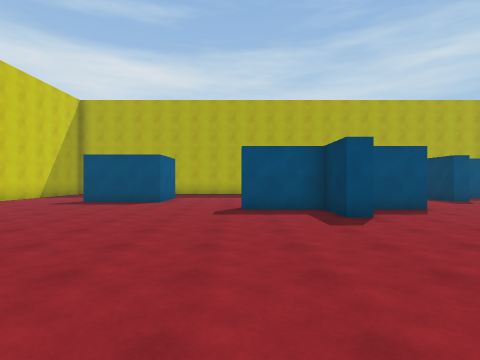
view 1 (above)

16 first-person views from a walk through a 3-D level made in the Unity game engine. The camera is 1.5 m above the floor, looks level and sees 80° across. The floor is counted in squares, 2 m on a side. Each view is taken from the middle of a square. On the plan, view 1 faces up. The plan holds only what a view shows up to about 10 squares ahead; the rest is blank.

view 2
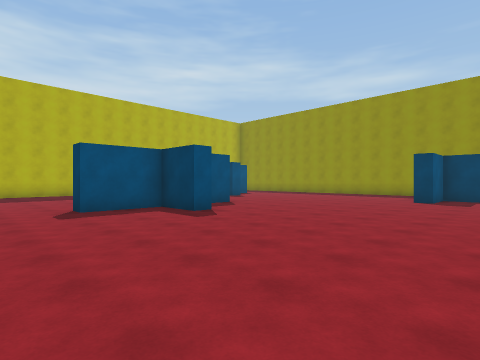

view 3
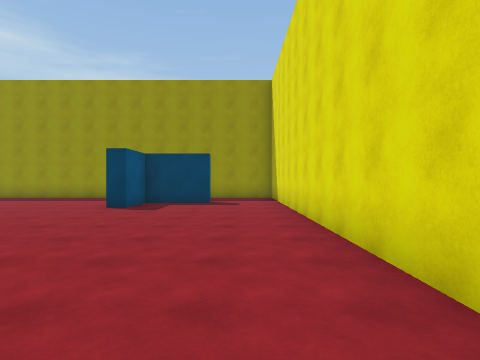

view 4
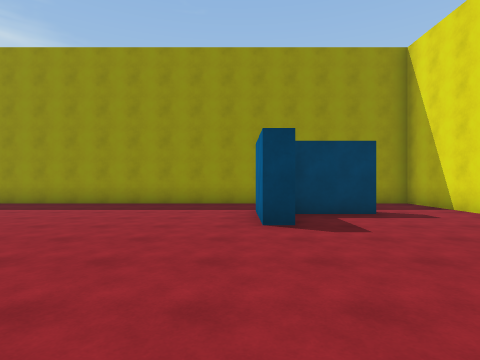

view 5
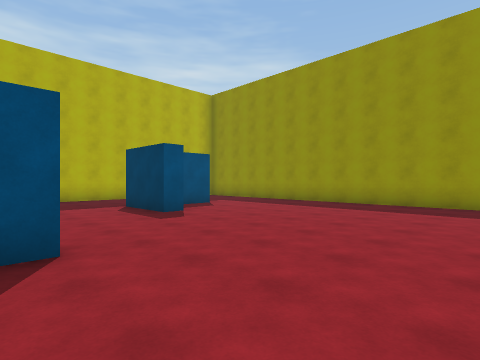

view 6
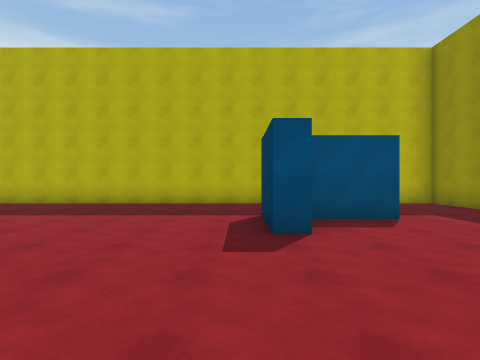

view 7
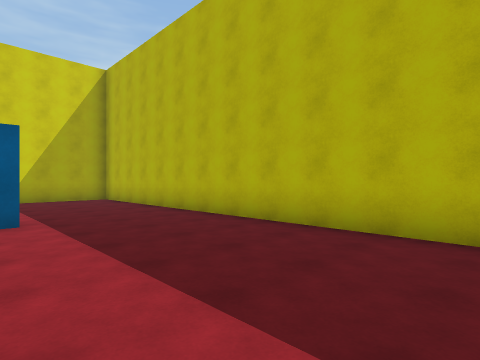

view 8
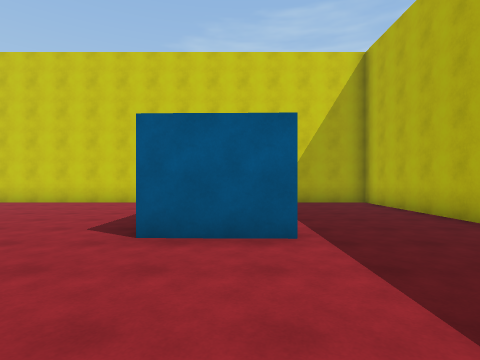

view 9
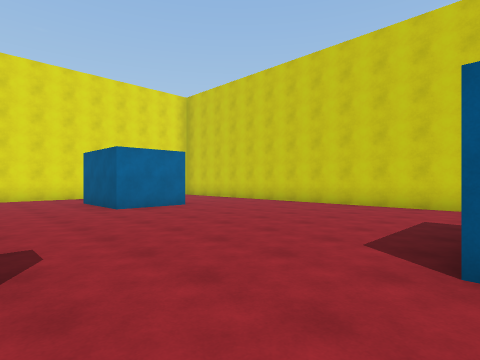

view 10
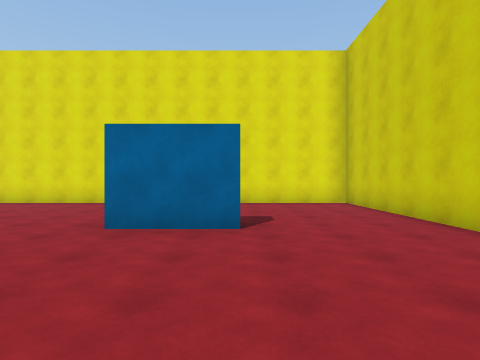

view 11
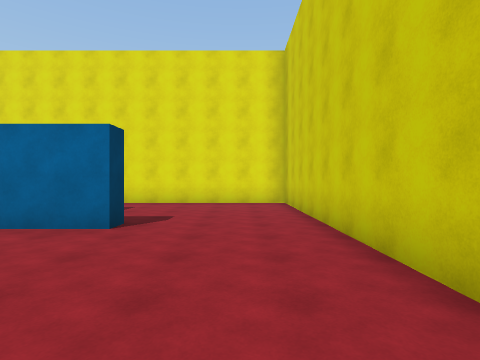

view 12
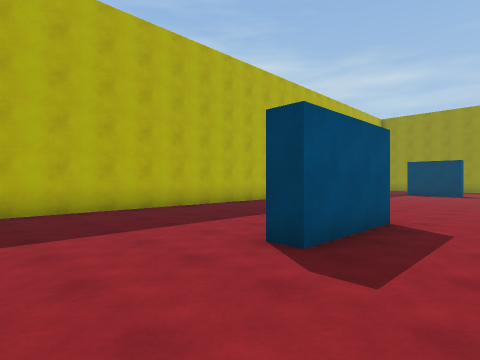

view 13
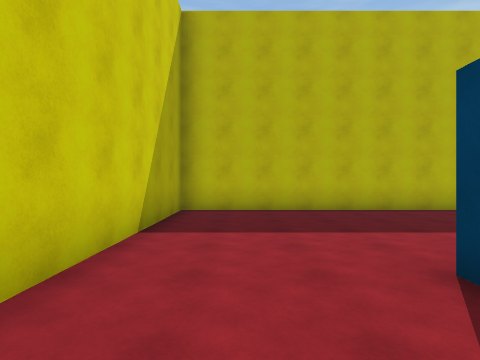

view 14
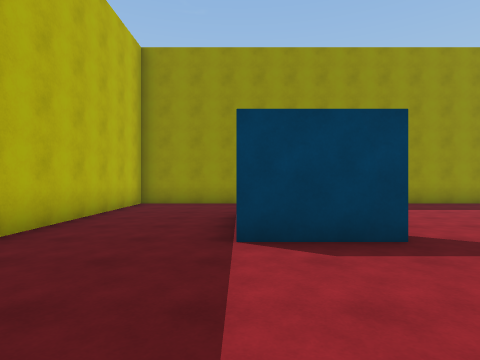

view 15
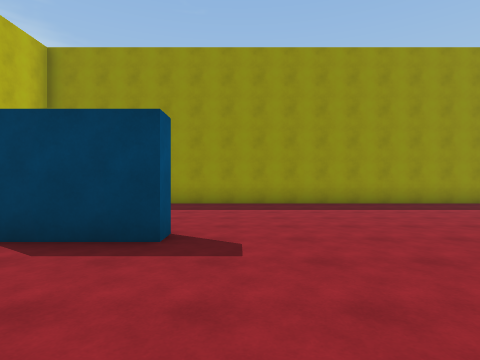

view 16
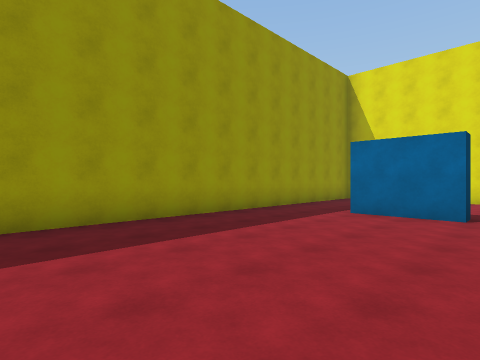

### Floor plan
Points are (right, up) in squares from view 1. A wall is a line through its corners. A room is listed if a view was taken in it or the views show most of it. See-through windows are left out.
Room 1 (views 1, 2, 3, 4, 5, 6, 7, 8, 9, 10, 11, 12, 13, 14, 15, 16)
walls: (2.8, 5.7) (2.1, 5.7) (2.1, 7.2) (0.1, 7.2) (0.1, 7.9); (4.8, 7.2) (3.4, 7.2); (8, 10) (7.5, 10) (7.5, 12.1); (-2.7, 11.7) (-2.7, 9.7) (-5.3, 9.7) (-5.3, 10.3); (-5, 2) (-5, 2.6) (-2.8, 2.6) (-2.9, 0.1); (10.1, 11.5) (8.4, 11.5); (10.3, 0) (10.3, 2.1) (8.7, 2.1) (8.7, 2.6) (10.9, 2.6); (13.1, -2.3) (13.1, 15.2) (-8.5, 15.2) (-8.5, -2.3) (13.1, -2.3)

Where each view was taken, in squares from view 1:
view 1: 0 up, 0 right, facing up
view 2: 0 up, 2 left, facing up-right
view 3: 1 down, 1 right, facing right
view 4: 3 up, 4 right, facing right
view 5: 4 up, 4 right, facing up-right
view 6: 6 up, 7 right, facing up
view 7: 11 up, 3 right, facing up-left
view 8: 11 up, 1 right, facing left
view 9: 10 up, 0 right, facing down-left
view 10: 7 up, 5 left, facing down
view 11: 7 up, 7 left, facing down
view 12: 8 up, 8 left, facing up-right
view 13: 8 up, 7 left, facing up
view 14: 12 up, 4 right, facing right
view 15: 9 up, 4 right, facing right
view 16: 9 up, 8 right, facing down-right
